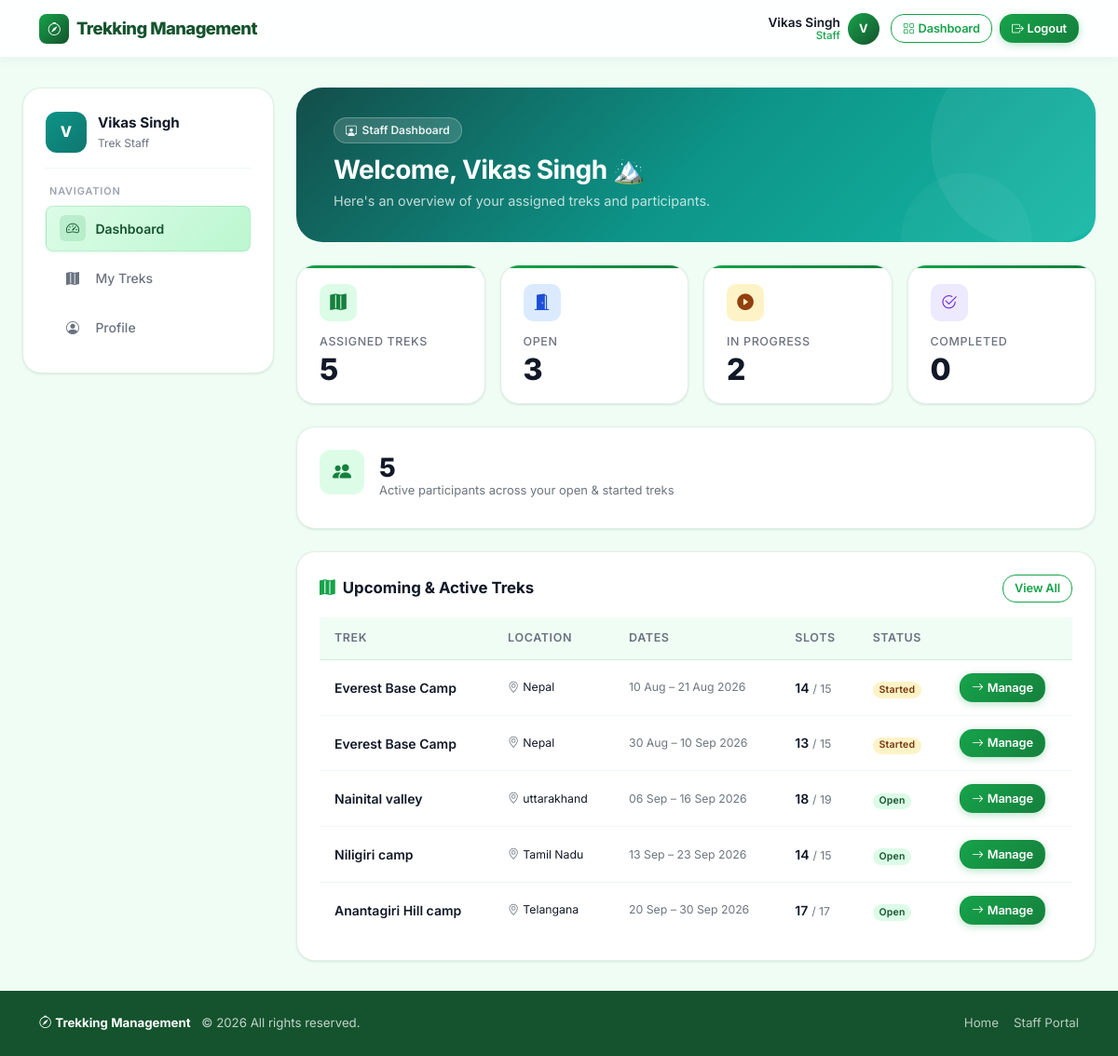
The app's page /staff/ (signed in) with its own data.
### trekking_app/models.py (models this page shows, shortened)
class User(UserMixin, db.Model):
    __tablename__ = "users"
    id = db.Column(db.Integer, primary_key=True)
    full_name = db.Column(db.String(120), nullable=False)
    email = db.Column(db.String(255), unique=True, nullable=False, index=True)
    phone = db.Column(db.String(20), nullable=False)
    password_hash = db.Column(db.String(255), nullable=False)
    role = db.Column(db.String(20), nullable=False, default="user")
    approval_status = db.Column(db.String(20), nullable=False, default="approved")
    is_account_active = db.Column(db.Boolean, nullable=False, default=True)
    is_blacklisted = db.Column(db.Boolean, nullable=False, default=False)
    created_at = db.Column(db.DateTime, nullable=False, default=datetime.utcnow)
    updated_at = db.Column(
        db.DateTime,
        nullable=False,
        default=datetime.utcnow,
        onupdate=datetime.utcnow,
    )
    assigned_treks = db.relationship(
        "Trek",
        back_populates="assigned_staff",
        foreign_keys="Trek.assigned_staff_id",
        lazy="selectin",
    )
    bookings = db.relationship("Booking", back_populates="user", lazy="selectin")
    @property
    def is_staff_member(self):
        return self.role == "staff"
    @property
    def is_approved(self):
        if self.is_staff_member:
            return self.approval_status == "approved"
        return True

class Trek(db.Model):
    __tablename__ = "treks"
    id = db.Column(db.Integer, primary_key=True)
    name = db.Column(db.String(150), nullable=False)
    location = db.Column(db.String(150), nullable=False)
    difficulty = db.Column(db.String(20), nullable=False)
    duration_days = db.Column(db.Integer, nullable=False)
    total_slots = db.Column(db.Integer, nullable=False)
    status = db.Column(db.String(20), nullable=False, default="closed")
    start_date = db.Column(db.Date, nullable=False)
    end_date = db.Column(db.Date, nullable=False)
    description = db.Column(db.Text, nullable=True)
    assigned_staff_id = db.Column(db.Integer, db.ForeignKey("users.id"), nullable=True)
    is_archived = db.Column(db.Boolean, nullable=False, default=False)
    created_at = db.Column(db.DateTime, nullable=False, default=datetime.utcnow)
    updated_at = db.Column(
        db.DateTime,
        nullable=False,
        default=datetime.utcnow,
        onupdate=datetime.utcnow,
    )
    assigned_staff = db.relationship(
        "User",
        back_populates="assigned_treks",
        foreign_keys=[assigned_staff_id],
        lazy="joined",
    )
    bookings = db.relationship("Booking", back_populates="trek", lazy="selectin")
    @property
    def active_booking_count(self):
        return sum(1 for booking in self.bookings if booking.status == "booked")
    @property
    def available_slots(self):
        return max(self.total_slots - self.active_booking_count, 0)

class Booking(db.Model):
    __tablename__ = "bookings"
    __table_args__ = (
        UniqueConstraint("user_id", "trek_id", name="uq_booking_user_trek"),
    )
    id = db.Column(db.Integer, primary_key=True)
    user_id = db.Column(db.Integer, db.ForeignKey("users.id"), nullable=False)
    trek_id = db.Column(db.Integer, db.ForeignKey("treks.id"), nullable=False)
    booking_date = db.Column(db.Date, nullable=False, default=date.today)
    status = db.Column(db.String(20), nullable=False, default="booked")
    created_at = db.Column(db.DateTime, nullable=False, default=datetime.utcnow)
    updated_at = db.Column(
        db.DateTime,
        nullable=False,
        default=datetime.utcnow,
        onupdate=datetime.utcnow,
    )
    user = db.relationship("User", back_populates="bookings", lazy="joined")
    trek = db.relationship("Trek", back_populates="bookings", lazy="joined")

### trekking_app/staff/routes.py (the view)
@staff_bp.route("/")
@role_required("staff")
def dashboard():
    assigned_treks = Trek.query.filter_by(
        assigned_staff_id=current_user.id,
        is_archived=False,
    ).all()
    total_assigned = len(assigned_treks)
    open_treks = sum(1 for t in assigned_treks if t.status == "open")
    started_treks = sum(1 for t in assigned_treks if t.status == "started")
    completed_treks = sum(1 for t in assigned_treks if t.status == "completed")
    total_participants = sum(t.active_booking_count for t in assigned_treks)
    recent_treks = (
        Trek.query.filter_by(assigned_staff_id=current_user.id, is_archived=False)
        .order_by(Trek.start_date.asc())
        .limit(5)
        .all()
    )
    return render_template(
        "staff/dashboard.html",
        current_section="dashboard",
        user=current_user,
        total_assigned=total_assigned,
        open_treks=open_treks,
        started_treks=started_treks,
        completed_treks=completed_treks,
        total_participants=total_participants,
        recent_treks=recent_treks,
    )

### trekking_app/__init__.py (called while the page is built)
def register_context_processors(app):
    @app.context_processor
    def inject_layout_helpers():
        from trekking_app.auth.forms import LogoutForm
        def trek_status_badge(status):
            mapping = {
                "open": "text-bg-success",
                "started": "text-bg-warning",
                "completed": "text-bg-secondary",
                "closed": "text-bg-light border",
                "archived": "text-bg-danger",
            }
            return mapping.get(status, "text-bg-light border")
        return {
            "logout_form": LogoutForm(),
            "get_dashboard_endpoint": get_dashboard_endpoint,
            "current_year": datetime.utcnow().year,
            "trek_status_badge": trek_status_badge,
        }

@login_manager.user_loader
def load_user(user_id):
    return db.session.get(User, int(user_id))

### trekking_app/templates/staff/dashboard.html (shortened to what this page needs)
{% extends "staff/layout.html" %}
{% block staff_content %}
<div class="page-header mb-4" style="background:linear-gradient(135deg,#134e4a 0%,#0d9488 50%,#14b8a6 100%);">
  <div style="position:relative;z-index:1;">
    <div class="page-header-tag"><i class="bi bi-person-workspace"></i> Staff Dashboard</div>
    <h2 class="h3 fw-bold mb-1">Welcome, {{ user.full_name }} 🏔️</h2>
    <p class="page-header-subtitle mb-0">Here's an overview of your assigned treks and participants.</p>
  </div>
</div>
<div class="row g-3 mb-4">
  {% for icon, label, value, color in [
    ('map-fill', 'Assigned Treks', total_assigned, 'green'),
    ('door-open-fill', 'Open', open_treks, 'blue'),
    ('play-circle-fill', 'In Progress', started_treks, 'amber'),
    ('check2-circle', 'Completed', completed_treks, 'purple'),
  ] %}
  <div class="col-6 col-lg-3">
    <div class="metric-card h-100">
      <div class="metric-icon {{ color }}"><i class="bi bi-{{ icon }}"></i></div>
      <div class="metric-label">{{ label }}</div>
      <div class="metric-value">{{ value }}</div>
    </div>
  </div>
  {% endfor %}
</div>
<div class="dashboard-card p-4 mb-4">
  <div class="d-flex align-items-center gap-3">
    <div class="metric-icon green" style="width:48px;height:48px;border-radius:12px;font-size:1.25rem;"><i class="bi bi-people-fill"></i></div>
    <div>
      <div class="metric-value" style="font-size:1.75rem;">{{ total_participants }}</div>
      <div class="text-secondary small">Active participants across your open &amp; started treks</div>
    </div>
  </div>
</div>
<div class="dashboard-card p-4">
  <div class="d-flex justify-content-between align-items-center mb-3">
    <div class="section-title mb-0"><i class="bi bi-map-fill"></i> Upcoming &amp; Active Treks</div>
    <a class="btn btn-outline-success btn-sm" href="{{ url_for('staff.my_treks') }}">View All</a>
  </div>
  {% if recent_treks %}
    <div class="table-responsive">
      <table class="table mb-0">
        <thead>
          <tr><th>Trek</th><th>Location</th><th>Dates</th><th>Slots</th><th>Status</th><th></th></tr>
        </thead>
        <tbody>
          {% for trek in recent_treks %}
          <tr>
            <td class="fw-semibold">{{ trek.name }}</td>
            <td class="small"><i class="bi bi-geo-alt me-1 text-secondary"></i>{{ trek.location }}</td>
            <td class="small text-secondary">{{ trek.start_date.strftime('%d %b') }} – {{ trek.end_date.strftime('%d %b %Y') }}</td>
            <td>
              <span class="fw-semibold">{{ trek.available_slots }}</span>
              <span class="text-secondary small">/ {{ trek.total_slots }}</span>
            </td>
            <td><span class="badge status-{{ trek.status }} rounded-pill">{{ trek.status|capitalize }}</span></td>
            <td><a href="{{ url_for('staff.trek_detail', trek_id=trek.id) }}" class="btn btn-success btn-sm"><i class="bi bi-arrow-right me-1"></i>Manage</a></td>
          </tr>
          {% endfor %}
        </tbody>
      </table>
    </div>
  {% else %}
    <div class="empty-state py-3">
      <div class="empty-state-icon"><i class="bi bi-map"></i></div>
      <h5 class="fw-bold mb-1">No treks assigned yet</h5>
      <p class="text-secondary small mb-0">Contact the admin to get started with your trek assignments.</p>
    </div>
  {% endif %}
</div>
{% endblock %}

### trekking_app/templates/staff/layout.html
{% extends "base.html" %}
{% block content %}
<div class="row g-4">
  <div class="col-xl-3 col-lg-4">
    <aside class="sidebar">
      <div class="sidebar-brand">
        <div class="sidebar-avatar" style="background:linear-gradient(135deg,#0d9488,#0f766e);">{{ current_user.full_name[0].upper() }}</div>
        <div>
          <div class="sidebar-name">{{ current_user.full_name }}</div>
          <div class="sidebar-subtitle">Trek Staff</div>
        </div>
      </div>
      <div class="sidebar-divider"></div>
      <div class="sidebar-label">Navigation</div>
      <nav class="d-grid gap-1">
        <a class="nav-item-link {% if current_section == 'dashboard' %}active{% endif %}" href="{{ url_for('staff.dashboard') }}">
          <span class="nav-icon"><i class="bi bi-speedometer2"></i></span> Dashboard
        </a>
        <a class="nav-item-link {% if current_section == 'treks' %}active{% endif %}" href="{{ url_for('staff.my_treks') }}">
          <span class="nav-icon"><i class="bi bi-map-fill"></i></span> My Treks
        </a>
        <a class="nav-item-link {% if current_section == 'profile' %}active{% endif %}" href="{{ url_for('staff.profile') }}">
          <span class="nav-icon"><i class="bi bi-person-circle"></i></span> Profile
        </a>
      </nav>
    </aside>
  </div>
  <div class="col-xl-9 col-lg-8">
    {% block staff_content %}{% endblock %}
  </div>
</div>
{% endblock %}

### trekking_app/templates/base.html (shortened to what this page needs)
<!DOCTYPE html>
<html lang="en">
<head>
  <link rel="stylesheet" href="https://cdn.jsdelivr.net/npm/bootstrap@5.3.2/dist/css/bootstrap.min.css">
  <link rel="stylesheet" href="https://cdn.jsdelivr.net/npm/bootstrap-icons@1.11.3/font/bootstrap-icons.min.css">
  <link rel="stylesheet" href="{{ url_for('static', filename='css/app.css') }}">
</head>
<body>
<nav class="navbar navbar-expand-md">
  <div class="container-xl">
    <a class="navbar-brand" href="{{ url_for('main.home') }}">
      <span class="brand-icon"><i class="bi bi-compass"></i></span>
      Trekking Management
    </a>
    <div class="collapse navbar-collapse" id="mainNav">
      <div class="ms-auto d-flex align-items-center gap-2">
        {% if current_user.is_authenticated %}
          <div class="d-none d-md-flex align-items-center gap-2 me-1">
            <div class="navbar-user-info">
              <div class="user-name">{{ current_user.full_name }}</div>
              <div class="user-role">{{ current_user.role | title }}</div>
            </div>
            <div class="navbar-avatar">{{ current_user.full_name[0].upper() }}</div>
          </div>
          {% if current_user.role == 'admin' %}
            <a class="btn btn-outline-success btn-sm" href="{{ url_for('admin.dashboard') }}">
              <i class="bi bi-speedometer2 me-1"></i>Dashboard
            </a>
          {% elif current_user.role == 'staff' %}
            <a class="btn btn-outline-success btn-sm" href="{{ url_for('staff.dashboard') }}">
              <i class="bi bi-grid me-1"></i>Dashboard
            </a>
          {% else %}
            <a class="btn btn-outline-success btn-sm" href="{{ url_for('trekker.dashboard') }}">
              <i class="bi bi-grid me-1"></i>Dashboard
            </a>
          {% endif %}
          <form method="post" action="{{ url_for('auth.logout') }}" class="d-inline m-0">
            <button type="submit" class="btn btn-success btn-sm">
              <i class="bi bi-box-arrow-right me-1"></i>Logout
            </button>
          </form>
        {% else %}
          <a class="btn btn-outline-success btn-sm" href="{{ url_for('auth.login') }}">Login</a>
          <a class="btn btn-success btn-sm" href="{{ url_for('auth.register') }}">
            <i class="bi bi-person-plus me-1"></i>Register
          </a>
        {% endif %}
      </div>
    </div>
  </div>
</nav>
<main>
  <div class="content-wrapper">
    {% block content %}{% endblock %}
  </div>
</main>
<footer class="site-footer">
  <div class="container-xl">
    <div class="d-flex flex-column flex-md-row align-items-center justify-content-between gap-3">
      <div>
        <span class="footer-brand"><i class="bi bi-compass me-1"></i>Trekking Management</span>
        <span class="ms-2">© {{ current_year }} All rights reserved.</span>
      </div>
      <div class="d-flex gap-3">
        <a href="{{ url_for('main.home') }}">Home</a>
        {% if current_user.is_authenticated %}
          {% if current_user.role == 'admin' %}
            <a href="{{ url_for('admin.dashboard') }}">Admin Portal</a>
          {% elif current_user.role == 'staff' %}
            <a href="{{ url_for('staff.dashboard') }}">Staff Portal</a>
          {% else %}
            <a href="{{ url_for('trekker.browse_treks') }}">Browse Treks</a>
          {% endif %}
        {% else %}
          <a href="{{ url_for('auth.login') }}">Login</a>
          <a href="{{ url_for('auth.register') }}">Register</a>
        {% endif %}
      </div>
    </div>
  </div>
</footer>
</body>
</html>

### records on screen
User: full_name "Vikas Singh", role "Staff", full_name "V"
Trek: name "Everest Base Camp", location "Nepal", start_date "10 Aug", end_date "21 Aug 2026", available_slots "14", total_slots "15", status "Started"
Trek: name "Everest Base Camp", location "Nepal", start_date "30 Aug", end_date "10 Sep 2026", available_slots "13", total_slots "15", status "Started"
Trek: name "Nainital valley", location "uttarakhand", start_date "06 Sep", end_date "16 Sep 2026", available_slots "18", total_slots "19", status "Open"
Trek: name "Niligiri camp", location "Tamil Nadu", start_date "13 Sep", end_date "23 Sep 2026", available_slots "14", total_slots "15", status "Open"
Trek: name "Anantagiri Hill camp", location "Telangana", start_date "20 Sep", end_date "30 Sep 2026", available_slots "17", total_slots "17", status "Open"

### other values on screen
{{ label }} "ASSIGNED TREKS" "OPEN" "IN PROGRESS" "COMPLETED"
{{ value }} "5" "3" "2" "0"
{{ total_participants }} "5"
